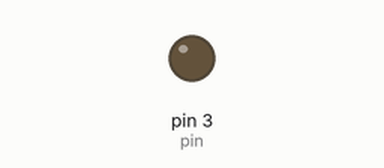
This sketch was run on a simulated Arduino Uno, built with avr-gcc and run on an emulated ATmega328P. Parts: output pins drawn as LEDs (lit = HIGH).

Above: at 0.4 s.
Timing chart, 0 to 8.3 s (numbered marks = the images above):
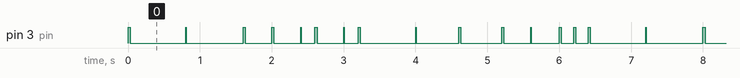

The sketch:

drummer.ino
```cpp
// Define which pin to be used to communicate with Base pin of TIP120 transistor
int pin = 3; //for this project, I pick Arduino's PMW pin 11

void setup() {
  pinMode(pin, OUTPUT); // Set pin for output to control TIP120 Base pin
}

int tapDuration = 30;
int quietTapDuration = 10;
int barDuration = 200;

void tap() {
  digitalWrite(pin, HIGH);
  delay(tapDuration);
  digitalWrite(pin, LOW);
  delay(barDuration-tapDuration);
}

void quiet() {
  digitalWrite(pin, HIGH);
  delay(quietTapDuration);
  digitalWrite(pin, LOW);
  delay(barDuration-quietTapDuration);
}

void bar() {
  delay(barDuration);
}

void loop() {
  tap();
    bar();
    bar();
    bar();
  quiet();
    bar();
    bar();
    bar();
  tap();
    bar();
  tap();
    bar();
  quiet();
  tap();
    bar();
  quiet();
  tap();
    bar();
    bar();
    bar();
  quiet();
    bar();
    bar();
  tap();
    bar();
    bar();
  tap();
    bar();
  quiet();
    bar();
  tap();
  tap();
}
```

Measured:
- by itself, pin 3 (pin): moves between LOW and HIGH, repeating every 6.4 s
- by itself, everything shown: repeats every 6.4 s, in 22 steps
